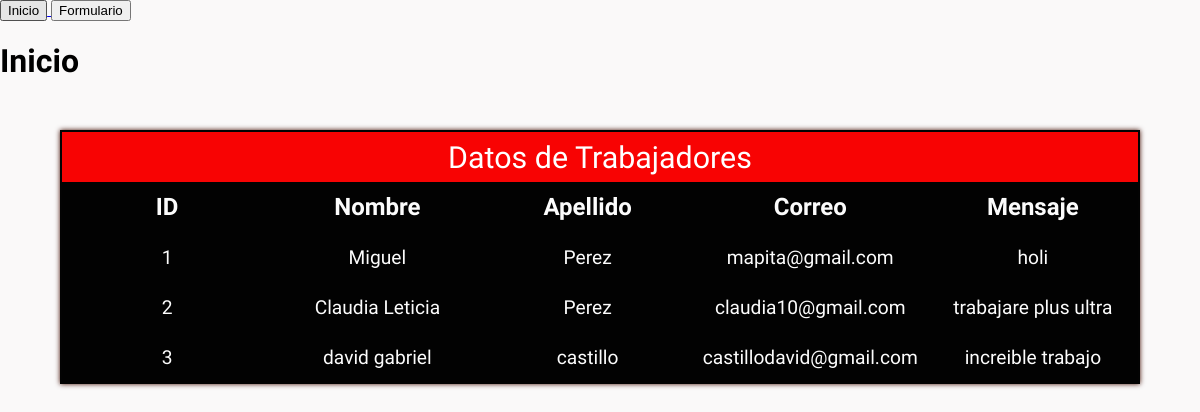
The page / on the database its author committed.
### tables this page shows
CREATE TABLE IF NOT EXISTS `trabajadores` (
  `id` int(10) unsigned NOT NULL AUTO_INCREMENT,
  `nombre` tinytext,
  `apellido` tinytext,
  `email` tinytext,
  `mensaje` tinytext,
  PRIMARY KEY (`id`)
);

### index.php (the view, shortened to what this page needs)
<?php
    include("conexion.php");
    $trabajadores = "SELECT * FROM trabajadores";
?>
<!DOCTYPE html>
<html>
    <head>
        <link rel="stylesheet" href="estilos.css">
    </head>
    <body>
        <a href="index.php">
            <button type="button" class="button">Inicio</button>
        </a>
        <a href="formulario.php">
            <button type="button" class="button">Formulario</button>
        </a>
        <div class="titulo"><h1>Inicio</h1></div>
        <div class="container-table">
            <div class="table__title">Datos de Trabajadores</div>
                <div class="table__header">ID</div>
                <div class="table__header">Nombre</div>
                <div class="table__header">Apellido</div>
                <div class="table__header">Correo</div>
                <div class="table__header">Mensaje</div>
                <?php $resultado = mysqli_query($conexion, $trabajadores);
                while($row=mysqli_fetch_assoc($resultado)) { ?>
                <div class="table__item"><?php echo $row["id"]?></div>
                <div class="table__item"><?php echo $row["nombre"]?></div>
                <div class="table__item"><?php echo $row["apellido"]?></div>
                <div class="table__item"><?php echo $row["email"]?></div>
                <div class="table__item"><?php echo $row["mensaje"]?></div>
                <?php } mysqli_free_result($resultado); ?>
        </div>
    </body>
</html>

### estilos.css (style rules this page uses)
* { box-sizing: border-box; }
html { font-size: 16px; font-family: "Raleway", sans-serif; }
body { margin: 0; padding: 0; background: rgb(250, 249, 249); color: rgb(252, 252, 252); }
.titulo { color:black; }
.container-table { width: 90%; background: rgb(2, 2, 2); margin: 50px auto; box-shadow: 0 0 5px #3f0d01; display: grid; grid-template-columns: repeat(5, 1fr); grid-auto-rows: 50px; border: 2px solid #030303; }
.table__title { grid-column-start: 1; grid-column-end: 6; background: #f80303; color: white; display: flex; justify-content: center; align-items: center; font-weight:lighter; font-size: 1.9em; }
.table__header, .table__item { display: flex; justify-content: center; align-items: center; }
.table__header { font-weight: bold; font-size: 1.5em; }
.table__item { padding: 10px; font-size: 1.2rem; }

### rows shown on the page
trabajadores: id "1", nombre "Miguel", apellido "Perez", email "mapita@gmail.com", mensaje "holi"
trabajadores: id "2", nombre "Claudia Leticia", apellido "Perez", email "claudia10@gmail.com", mensaje "trabajare plus ultra"
trabajadores: id "3", nombre "david gabriel", apellido "castillo", email "castillodavid@gmail.com", mensaje "increible trabajo"
